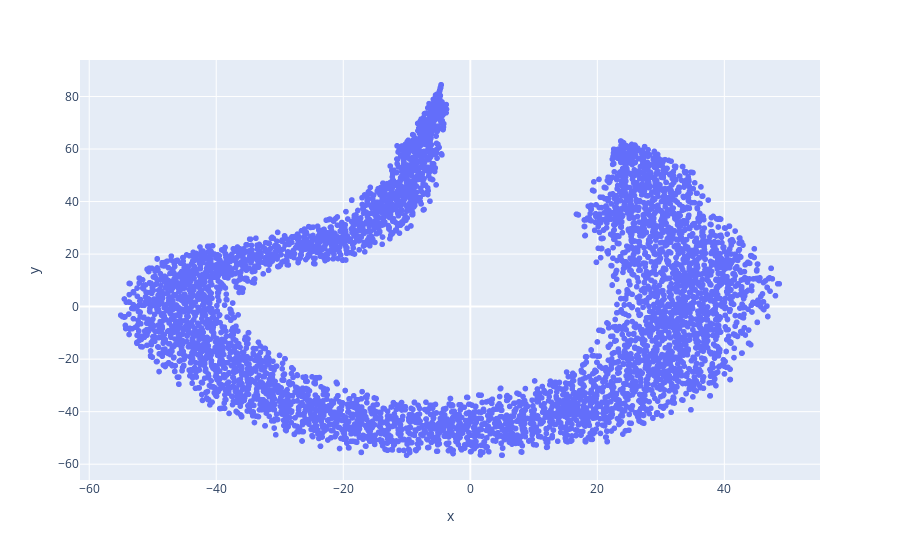

The code cell stored with this chart in its notebook:
### Code cell
fig = px.scatter(tsne_df, x='x', y='y', hover_data=tsne_df)
fig.show()

### Figure 1 — Plotly figure (JSON) as saved in the notebook; plotly's stock layout.template omitted (floating-point values rounded to 4 significant figures; data arrays with more than 128 entries replaced by an {"elided": "..."} marker saying what was removed)
{"data": [{"customdata": {"elided": "6040x3 str values"}, "hovertemplate": "x=%{x}<br>y=%{y}<br>Gender=%{customdata[0]}<br>Age=%{customdata[1]}<br>Zip-code=%{customdata[2]}<extra></extra>", "legendgroup": "", "marker": {"color": "#636efa", "symbol": "circle"}, "mode": "markers", "name": "", "showlegend": false, "type": "scattergl", "x": {"elided": "6040 float values"}, "xaxis": "x", "y": {"elided": "6040 float values"}, "yaxis": "y"}], "layout": {"legend": {"tracegroupgap": 0}, "margin": {"t": 60}, "xaxis": {"anchor": "y", "domain": [0, 1], "title": {"text": "x"}}, "yaxis": {"anchor": "x", "domain": [0, 1], "title": {"text": "y"}}}}
